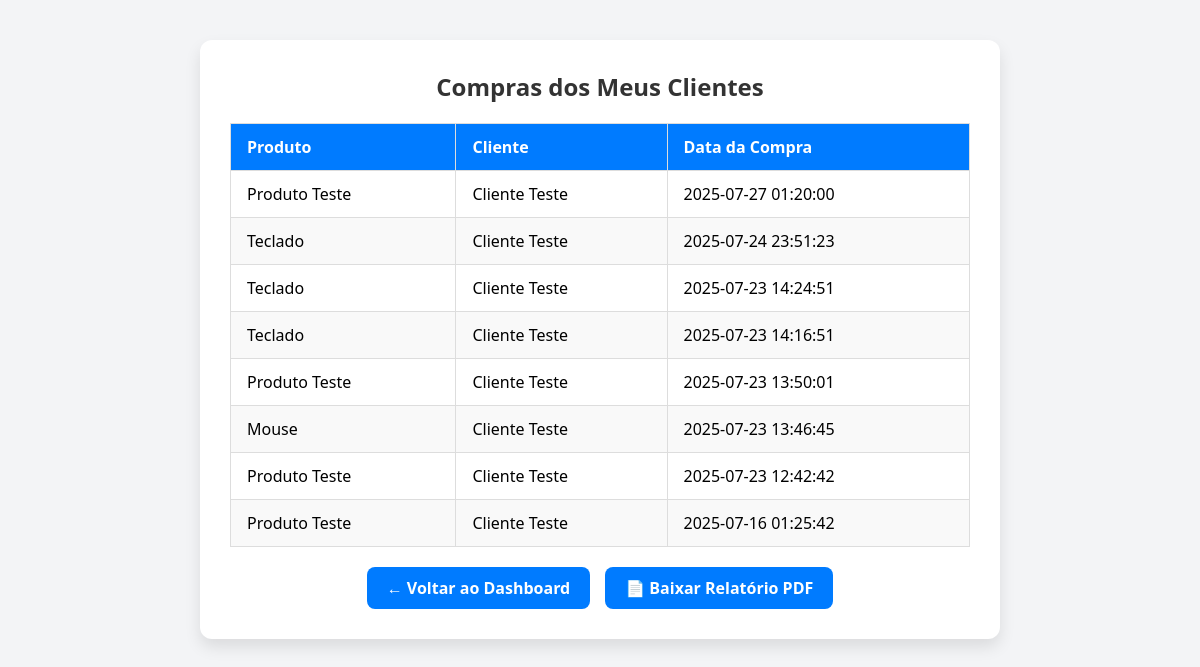
Page /public/vendedor/minhas_compras_vendedor.php (signed in) on the committed database.
### tables this page shows
CREATE TABLE compras (
            id INTEGER PRIMARY KEY AUTOINCREMENT,
            id_produto INTEGER NOT NULL,
            id_usuario INTEGER NOT NULL,
            id_cliente INTEGER NOT NULL,
            data_compra DATETIME DEFAULT CURRENT_TIMESTAMP, valor_original REAL NOT NULL DEFAULT 0, valor_final REAL NOT NULL DEFAULT 0, tipo_pagamento TEXT, parcelas INTEGER DEFAULT 1, cupom TEXT DEFAULT NULL,
            FOREIGN KEY (id_produto) REFERENCES produtos(id),
            FOREIGN KEY (id_usuario) REFERENCES usuarios(id),
            FOREIGN KEY (id_cliente) REFERENCES clientes(id)
        );

CREATE TABLE produtos (
            id INTEGER PRIMARY KEY AUTOINCREMENT,
            id_usuario INTEGER NOT NULL,
            nome TEXT NOT NULL,
            descricao TEXT,
            preco REAL NOT NULL,
            quantidade INTEGER NOT NULL DEFAULT 0,
            reservado INTEGER NOT NULL DEFAULT 0,
            data_reserva INTEGER DEFAULT NULL,
            tipo TEXT NOT NULL,
            FOREIGN KEY (id_usuario) REFERENCES usuarios(id)
        );

CREATE TABLE clientes (
            id INTEGER PRIMARY KEY AUTOINCREMENT,
            id_usuario INTEGER NOT NULL,
            nome TEXT NOT NULL,
            email TEXT NOT NULL UNIQUE,
            telefone TEXT,
            FOREIGN KEY (id_usuario) REFERENCES usuarios(id)
        );

### src/Models/Compra.php (called while the page is built, shortened)
<?php
class Compra
{
    private static function conectar()
    {
        return Conexao::conectar();
    }
    public static function listarPorVendedor($id_vendedor)
    {
        $pdo = self::conectar();
        $stmt = $pdo->prepare("
            SELECT
                p.nome AS nome_produto,
                c.data_compra,
                cli.nome AS nome_cliente
            FROM compras c
            JOIN produtos p ON c.id_produto = p.id
            JOIN clientes cli ON c.id_cliente = cli.id
            WHERE p.id_usuario = :id_vendedor
            ORDER BY c.data_compra DESC
        ");
        $stmt->bindValue(':id_vendedor', $id_vendedor, PDO::PARAM_INT);
        $stmt->execute();
        return $stmt->fetchAll(PDO::FETCH_ASSOC);
    }
}

### public/vendedor/minhas_compras_vendedor.php (the view, shortened to what this page needs)
<?php
$id_usuario = $_SESSION['id_usuario'];
$compras = Compra::listarPorVendedor($id_usuario);
?>
<!DOCTYPE html>
<html lang="pt-BR">
<head>
</head>
<body>
<div class="container">
    <h2>Compras dos Meus Clientes</h2>
    <?php if (!$compras): ?>
        <p>Seus clientes ainda não realizaram nenhuma compra.</p>
    <?php else: ?>
        <table>
            <thead>
                <tr>
                    <th>Produto</th>
                    <th>Cliente</th>
                    <th>Data da Compra</th>
                </tr>
            </thead>
            <tbody>
                <?php foreach ($compras as $c): ?>
                    <tr>
                        <td><?= htmlspecialchars($c['nome_produto']) ?></td>
                        <td><?= htmlspecialchars($c['nome_cliente']) ?></td>
                        <td><?= htmlspecialchars($c['data_compra']) ?></td>
                    </tr>
                <?php endforeach; ?>
            </tbody>
        </table>
    <?php endif; ?>
    <div class="btn-group">
        <a href="../vendedor/dashboard_vendedor.php" target="_blank" class="btn-pdf">← Voltar ao Dashboard</a>
        <a href="relatorio_compras_pdf.php" target="_blank" class="btn-pdf">📄 Baixar Relatório PDF</a>
    </div>
</div>
</body>
</html>

### public/vendedor/minhas_compras_vendedor.php (style rules this page uses)
* { box-sizing: border-box; margin: 0; padding: 0; }
body { font-family: 'Segoe UI', sans-serif; background: #f3f4f6; padding: 40px 20px; display: flex; justify-content: center; }
.container { background: white; padding: 30px; border-radius: 12px; box-shadow: 0 8px 16px rgba(0, 0, 0, 0.1); width: 100%; max-width: 800px; }
h2 { color: #333; margin-bottom: 20px; text-align: center; }
table { border-collapse: collapse; width: 100%; margin-top: 10px; }
th, td { padding: 12px 16px; border: 1px solid #ddd; text-align: left; }
th { background-color: #007BFF; color: white; }
tr:nth-child(even) { background-color: #f9f9f9; }
a { color: #007bff; text-decoration: none; }
.btn-pdf { background-color: #007BFF; color: white; padding: 10px 20px; border-radius: 8px; text-decoration: none; font-weight: 600; display: inline-block; text-align: center; transition: background-color 0.3s ease; }
.btn-group { display: flex; justify-content: center; gap: 15px; margin-top: 20px; }

### rows in the picture
compras: id_produto.nome "Produto Teste", id_cliente.nome "Cliente Teste", data_compra "2025-07-27 01:20:00"
compras: id_produto.nome "Teclado", id_cliente.nome "Cliente Teste", data_compra "2025-07-24 23:51:23"
compras: id_produto.nome "Teclado", id_cliente.nome "Cliente Teste", data_compra "2025-07-23 14:24:51"
compras: id_produto.nome "Teclado", id_cliente.nome "Cliente Teste", data_compra "2025-07-23 14:16:51"
compras: id_produto.nome "Produto Teste", id_cliente.nome "Cliente Teste", data_compra "2025-07-23 13:50:01"
compras: id_produto.nome "Mouse", id_cliente.nome "Cliente Teste", data_compra "2025-07-23 13:46:45"
compras: id_produto.nome "Produto Teste", id_cliente.nome "Cliente Teste", data_compra "2025-07-23 12:42:42"
compras: id_produto.nome "Produto Teste", id_cliente.nome "Cliente Teste", data_compra "2025-07-16 01:25:42"
